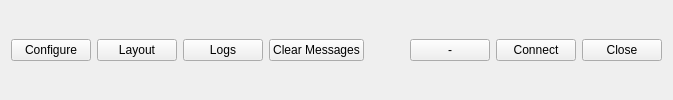
<?xml version="1.0" encoding="UTF-8"?>
<ui version="4.0">
 <class>buttonsFrame</class>
        <widget class="QFrame" name="buttonsFrame">
         <layout class="QHBoxLayout" name="horizontalLayout">
          <item>
           <widget class="QPushButton" name="configureButton">
            <property name="text">
             <string>Configure</string>
            </property>
           </widget>
          </item>
          <item>
           <widget class="QPushButton" name="layoutButton">
            <property name="text">
             <string>Layout</string>
            </property>
           </widget>
          </item>
          <item>
           <widget class="QPushButton" name="logsButton">
            <property name="text">
             <string>Logs</string>
            </property>
           </widget>
          </item>
          <item>
           <widget class="QPushButton" name="clearButton">
            <property name="text">
             <string>Clear Messages</string>
            </property>
           </widget>
          </item>
          <item>
           <spacer name="horizontalSpacer">
            <property name="orientation">
             <enum>Qt::Orientation::Horizontal</enum>
            </property>
            <property name="sizeHint" stdset="0">
             <size>
              <width>40</width>
              <height>20</height>
             </size>
            </property>
           </spacer>
          </item>
          <item>
           <widget class="QPushButton" name="awayButton">
            <property name="text">
             <string>-</string>
            </property>
           </widget>
          </item>
          <item>
           <widget class="QPushButton" name="connectButton">
            <property name="text">
             <string>Connect</string>
            </property>
           </widget>
          </item>
          <item>
           <widget class="QPushButton" name="closeButton">
            <property name="text">
             <string>Close</string>
            </property>
           </widget>
          </item>
         </layout>
        </widget>

 <resources/>
 <connections/>
</ui>
